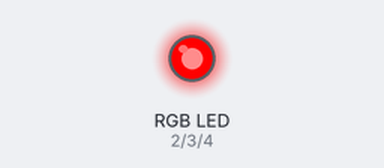
Recording of a sketch running on a simulated Arduino Uno, built with avr-gcc and run on an emulated ATmega328P. Shown: an RGB LED mixed from three pins (HIGH = lit).

Above: at 0.5 s.
At 1.5 s:
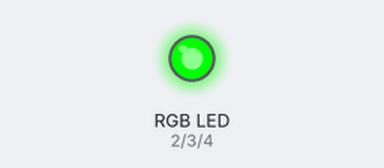
At 5.5 s:
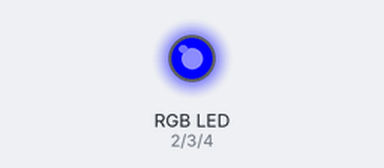
Timing chart, 0 to 6.9 s (numbered marks = the images above):
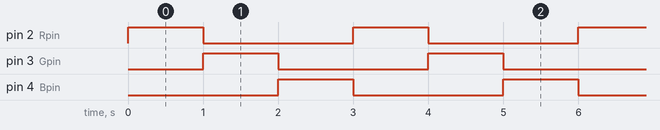

The sketch:

09_RGB_LED.ino
```cpp
/*
   This program is for Interfacing RGB LED with Arduino/Node MCU

   Connect Long lenght leg of LED to GND pin of Arduino/Node MCU
   Connect Rpin of LED to D2 of Arduino/Node MCU through 560Ohms resistor
   Connect Gpin of LED to D3 of Arduino/Node MCU through 560Ohms resistor
   Connect Bpin of LED to D4 of Arduino/Node MCU through 560Ohms resistor


   Upload the following code and test the output
*/


#define Rpin 2  //Change to D2, if you are using Node MCU
#define Gpin 3  //Change to D3, if you are using Node MCU
#define Bpin 4  //Change to D4, if you are using Node MCU

void setup()
{
  pinMode(Rpin, OUTPUT);
  pinMode(Gpin, OUTPUT);
  pinMode(Bpin, OUTPUT);
}

void loop()
{
  //Red colour LED ON and OFF
  digitalWrite(Rpin, HIGH);
  delay(1000);
  digitalWrite(Rpin, LOW);

  //Green colour LED ON and OFF
  digitalWrite(Gpin, HIGH);
  delay(1000);
  digitalWrite(Gpin, LOW);

  //Blue colour LED ON and OFF
  digitalWrite(Bpin, HIGH);
  delay(1000);
  digitalWrite(Bpin, LOW);
}
```

Measured:
- by itself, pin 2 (Rpin), pin 3 (Gpin), pin 4 (Bpin): alternates HIGH for 1.0 s and LOW for 2.0 s
- by itself, everything shown: repeats every 3.0 s, in 4 steps
